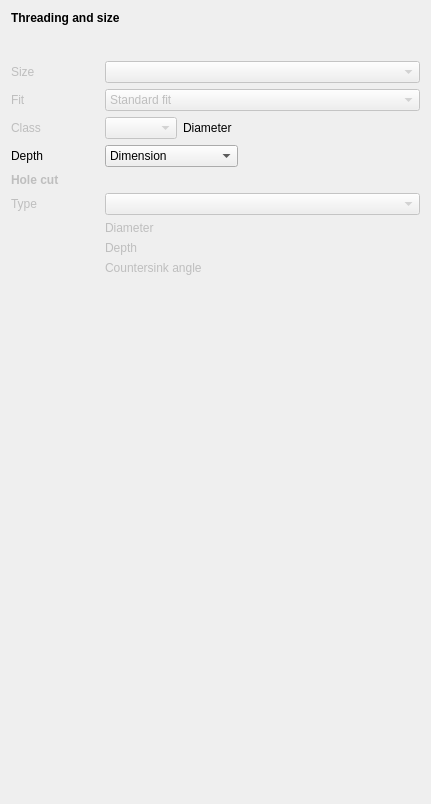
<?xml version="1.0" encoding="UTF-8"?>
<ui version="4.0">
 <class>TaskHoleParameters</class>
 <widget class="QWidget" name="TaskHoleParameters">
  <property name="geometry">
   <rect>
    <x>0</x>
    <y>0</y>
    <width>431</width>
    <height>804</height>
   </rect>
  </property>
  <property name="windowTitle">
   <string>Task Hole Parameters</string>
  </property>
  <layout class="QGridLayout" name="gridLayout">
   <item row="0" column="0" colspan="7">
    <widget class="QLabel" name="label_13">
     <property name="text">
      <string>&lt;b&gt;Threading and size&lt;/b&gt;</string>
     </property>
    </widget>
   </item>
   <item row="2" column="3" colspan="4">
    <widget class="Gui::PrefQuantitySpinBox" name="ThreadAngle" native="true">
     <property name="enabled">
      <bool>false</bool>
     </property>
    </widget>
   </item>
   <item row="11" column="0">
    <widget class="QLabel" name="label">
     <property name="enabled">
      <bool>false</bool>
     </property>
     <property name="sizePolicy">
      <sizepolicy hsizetype="Maximum" vsizetype="Preferred">
       <horstretch>0</horstretch>
       <verstretch>0</verstretch>
      </sizepolicy>
     </property>
     <property name="text">
      <string>Type</string>
     </property>
    </widget>
   </item>
   <item row="14" column="2" colspan="2">
    <widget class="QLabel" name="label_10">
     <property name="enabled">
      <bool>false</bool>
     </property>
     <property name="text">
      <string>Countersink angle</string>
     </property>
    </widget>
   </item>
   <item row="8" column="5" colspan="2">
    <widget class="Gui::PrefQuantitySpinBox" name="Diameter" native="true">
     <property name="enabled">
      <bool>true</bool>
     </property>
    </widget>
   </item>
   <item row="13" column="4" colspan="3">
    <widget class="Gui::PrefQuantitySpinBox" name="HoleCutDepth" native="true">
     <property name="enabled">
      <bool>false</bool>
     </property>
    </widget>
   </item>
   <item row="9" column="2" colspan="2">
    <widget class="QComboBox" name="DepthType">
     <property name="sizePolicy">
      <sizepolicy hsizetype="MinimumExpanding" vsizetype="Fixed">
       <horstretch>0</horstretch>
       <verstretch>0</verstretch>
      </sizepolicy>
     </property>
     <item>
      <property name="text">
       <string>Dimension</string>
      </property>
     </item>
     <item>
      <property name="text">
       <string>Through all</string>
      </property>
     </item>
    </widget>
   </item>
   <item row="16" column="2" colspan="2">
    <widget class="Gui::PrefQuantitySpinBox" name="TaperedAngle" native="true"/>
   </item>
   <item row="1" column="3" colspan="4">
    <widget class="Gui::PrefQuantitySpinBox" name="ThreadPitch" native="true">
     <property name="enabled">
      <bool>false</bool>
     </property>
    </widget>
   </item>
   <item row="6" column="2" colspan="5">
    <widget class="QComboBox" name="ThreadSize">
     <property name="enabled">
      <bool>false</bool>
     </property>
    </widget>
   </item>
   <item row="11" column="2" colspan="5">
    <widget class="QComboBox" name="HoleCutType">
     <property name="enabled">
      <bool>false</bool>
     </property>
    </widget>
   </item>
   <item row="8" column="3" colspan="2">
    <widget class="QLabel" name="label_7">
     <property name="enabled">
      <bool>true</bool>
     </property>
     <property name="sizePolicy">
      <sizepolicy hsizetype="Maximum" vsizetype="Preferred">
       <horstretch>0</horstretch>
       <verstretch>0</verstretch>
      </sizepolicy>
     </property>
     <property name="text">
      <string>Diameter</string>
     </property>
    </widget>
   </item>
   <item row="7" column="2" colspan="5">
    <widget class="QComboBox" name="ThreadFit">
     <property name="enabled">
      <bool>false</bool>
     </property>
     <item>
      <property name="text">
       <string>Standard fit</string>
      </property>
     </item>
     <item>
      <property name="text">
       <string>Close fit</string>
      </property>
     </item>
    </widget>
   </item>
   <item row="8" column="2">
    <widget class="QComboBox" name="ThreadClass">
     <property name="enabled">
      <bool>false</bool>
     </property>
    </widget>
   </item>
   <item row="10" column="0" colspan="7">
    <widget class="QLabel" name="label_14">
     <property name="enabled">
      <bool>false</bool>
     </property>
     <property name="text">
      <string>&lt;b&gt;Hole cut&lt;/b&gt;</string>
     </property>
    </widget>
   </item>
   <item row="7" column="0" colspan="2">
    <widget class="QLabel" name="label_3">
     <property name="enabled">
      <bool>false</bool>
     </property>
     <property name="text">
      <string>Fit</string>
     </property>
    </widget>
   </item>
   <item row="9" column="0" colspan="2">
    <widget class="QLabel" name="label_6">
     <property name="sizePolicy">
      <sizepolicy hsizetype="Maximum" vsizetype="Preferred">
       <horstretch>0</horstretch>
       <verstretch>0</verstretch>
      </sizepolicy>
     </property>
     <property name="text">
      <string>Depth</string>
     </property>
    </widget>
   </item>
   <item row="5" column="2" colspan="5">
    <widget class="QWidget" name="widget" native="true">
     <layout class="QVBoxLayout" name="verticalLayout">
      <property name="spacing">
       <number>0</number>
      </property>
      <property name="leftMargin">
       <number>0</number>
      </property>
      <property name="topMargin">
       <number>0</number>
      </property>
      <property name="rightMargin">
       <number>0</number>
      </property>
      <property name="bottomMargin">
       <number>0</number>
      </property>
     </layout>
    </widget>
   </item>
   <item row="9" column="5" colspan="2">
    <widget class="Gui::PrefQuantitySpinBox" name="Depth" native="true">
     <property name="enabled">
      <bool>true</bool>
     </property>
    </widget>
   </item>
   <item row="4" column="3" colspan="4">
    <widget class="Gui::PrefQuantitySpinBox" name="ThreadCutOffOuter" native="true">
     <property name="enabled">
      <bool>false</bool>
     </property>
    </widget>
   </item>
   <item row="17" column="2">
    <spacer name="verticalSpacer">
     <property name="orientation">
      <enum>Qt::Vertical</enum>
     </property>
     <property name="sizeHint" stdset="0">
      <size>
       <width>20</width>
       <height>40</height>
      </size>
     </property>
    </spacer>
   </item>
   <item row="12" column="2" colspan="2">
    <widget class="QLabel" name="label_11">
     <property name="enabled">
      <bool>false</bool>
     </property>
     <property name="text">
      <string>Diameter</string>
     </property>
    </widget>
   </item>
   <item row="3" column="3" colspan="4">
    <widget class="Gui::PrefQuantitySpinBox" name="ThreadCutOffInner" native="true">
     <property name="enabled">
      <bool>false</bool>
     </property>
    </widget>
   </item>
   <item row="13" column="2" colspan="2">
    <widget class="QLabel" name="label_12">
     <property name="enabled">
      <bool>false</bool>
     </property>
     <property name="text">
      <string>Depth</string>
     </property>
    </widget>
   </item>
   <item row="8" column="0" colspan="2">
    <widget class="QLabel" name="label_5">
     <property name="enabled">
      <bool>false</bool>
     </property>
     <property name="sizePolicy">
      <sizepolicy hsizetype="Maximum" vsizetype="Preferred">
       <horstretch>0</horstretch>
       <verstretch>0</verstretch>
      </sizepolicy>
     </property>
     <property name="text">
      <string>Class</string>
     </property>
    </widget>
   </item>
   <item row="6" column="0">
    <widget class="QLabel" name="label_4">
     <property name="enabled">
      <bool>false</bool>
     </property>
     <property name="sizePolicy">
      <sizepolicy hsizetype="Maximum" vsizetype="Preferred">
       <horstretch>0</horstretch>
       <verstretch>0</verstretch>
      </sizepolicy>
     </property>
     <property name="text">
      <string>Size</string>
     </property>
    </widget>
   </item>
   <item row="12" column="4" colspan="3">
    <widget class="Gui::PrefQuantitySpinBox" name="HoleCutDiameter" native="true">
     <property name="enabled">
      <bool>false</bool>
     </property>
    </widget>
   </item>
   <item row="15" column="2" colspan="5">
    <widget class="QWidget" name="widget_2" native="true">
     <layout class="QVBoxLayout" name="verticalLayout_2">
      <property name="spacing">
       <number>0</number>
      </property>
      <property name="leftMargin">
       <number>0</number>
      </property>
      <property name="topMargin">
       <number>0</number>
      </property>
      <property name="rightMargin">
       <number>0</number>
      </property>
      <property name="bottomMargin">
       <number>0</number>
      </property>
      <item>
       <layout class="QHBoxLayout" name="horizontalLayout">
        <item>
         <widget class="Gui::PrefQuantitySpinBox" name="DrillPointAngle" native="true"/>
        </item>
       </layout>
      </item>
     </layout>
    </widget>
   </item>
   <item row="14" column="4" colspan="3">
    <widget class="Gui::PrefQuantitySpinBox" name="HoleCutCountersinkAngle" native="true">
     <property name="enabled">
      <bool>false</bool>
     </property>
    </widget>
   </item>
  </layout>
 </widget>
 <customwidgets>
  <customwidget>
   <class>Gui::PrefQuantitySpinBox</class>
   <extends>QWidget</extends>
   <header>Gui/PrefWidgets.h</header>
  </customwidget>
 </customwidgets>
 <resources/>
 <connections/>
</ui>
